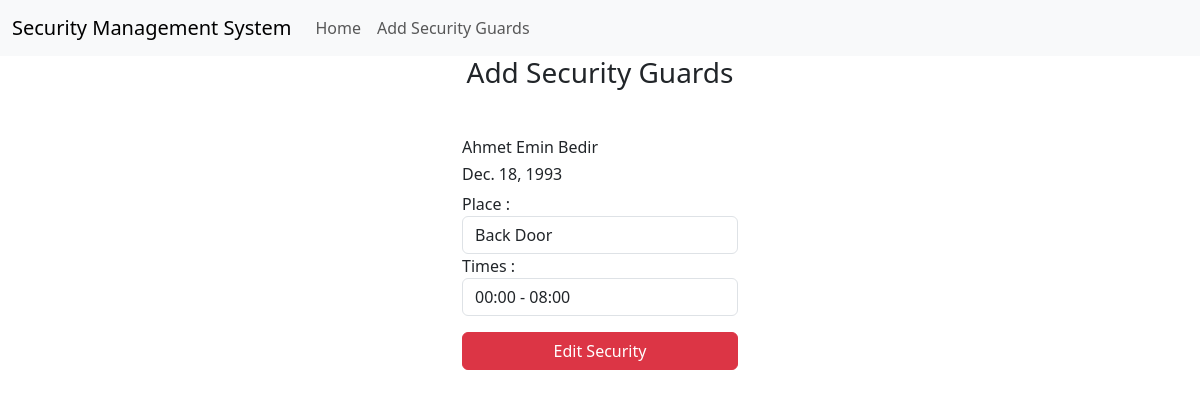
Page /edittime15 on the committed database.
### security_management/models.py (models this page shows, shortened)
class SecurityGuard(models.Model):
    name = models.CharField(max_length=100)
    surname = models.CharField(max_length=100)
    date_of_birth = models.DateField()
    years_of_experience = models.IntegerField()
    duty_times = models.ForeignKey(DutyTime, on_delete=models.CASCADE)  # ForeignKey ile DutyTime modeline referans veriliyor
    guard_place = models.ForeignKey(Place, on_delete=models.CASCADE, null=True)

class Place(models.Model):
    place = models.CharField(max_length=100)
    def __str__(self):
        return self.place

class DutyTime(models.Model):
    time = models.CharField(max_length=100)
    def __str__(self):
        return self.time

### security_management/views.py (the view, shortened to what this page needs)
# urls.py: path('edittime<int:guardId>',editTime,name="editTime")
def editTime(request,guardId):
    places = Place.objects.all()
    duty_times = DutyTime.objects.all()
    guard = SecurityGuard.objects.get(id = guardId )
    context = {
        'places': places,
        'duty_times': duty_times,
        'guard':guard
    }
    return render(request,'edit.html',context)

### templates/edit.html (shortened to what this page needs)
{% extends "base.html" %}
{% block content %}
<h3 class="text-center">Add Security Guards</h3>
<div class="container w-25 mt-5">
    <h6>{{guard.name}} {{guard.surname}}</h6>
    <h6>{{guard.date_of_birth}}</h6>
    <form action="" method="POST">
        <label for="">Place :</label>
        <select class="form-control" name="place" >
            <option value="{{guard.guard_place.id}}">{{guard.guard_place}}</option>
        </select>
        <label for="">Times :</label>
        <select class="form-control" name="time" >
            <option value="{{guard.duty_times.time}}">{{guard.duty_times}}</option>
        </select>
        <div class="m-auto text-center mt-3">
            <input class="btn btn-danger w-100"type="submit" value="Edit Security">
        </div>
    </form>
</div>
{% endblock content %}

### rows in the picture
SecurityGuard: name "Ahmet Emin", surname "Bedir", date_of_birth "Dec. 18, 1993", place "Back Door", time "00:00 - 08:00"
